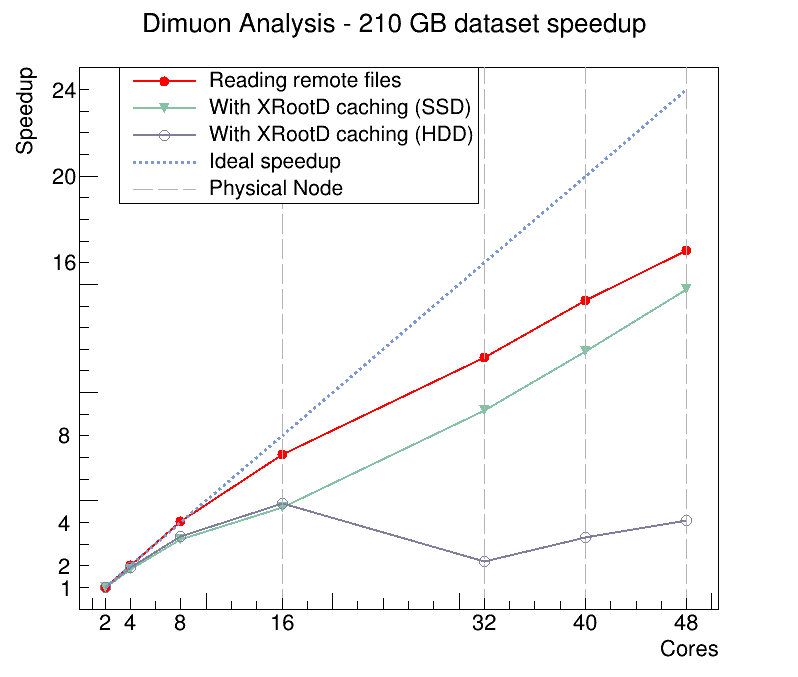

Write Python code to recreate this figure.
import ROOT
import numpy as np
import pandas as pd
import math

# Benchmark: dimuon analysis tutorial, reading 100 replicas of the dataset

# Cores used in the benchmark
# 2,4,8,16 are in a single node
# 32, 40, 48 cores are spanning 2,3,4 nodes respectively

cores = [2, 4, 8, 16, 32, 40, 48]
idealspeedup = [ core / cores[0] for core in cores]

# Best times with XRootD proxies on all `sg` machines
# caching on /local/scratch/ssd/vpadulano

xrdssdtimes = [4073.3, 2193.15, 1264.17, 869.67, 444.22, 342.15, 276.2]
xrdssdspeedup = [ 1. / (time / xrdssdtimes[0]) for time in xrdssdtimes ]

# Best times with XRootD proxies on all `sg` machines
# caching on /htda/cache/vpadulan

xrdhddtimes = [4133.3, 2136.8, 1225.11, 849.08, 1864.79, 1252.24, 1013.45]
xrdhddspeedup = [ 1. / (time / xrdhddtimes[0]) for time in xrdhddtimes ]

# Best times reading files from EOS

eostimes = [6980.98, 3429.12, 1729.7, 974.62, 601.53, 490.11, 422.02]
eosspeedup = [ 1. / (time / eostimes[0]) for time in eostimes ]

c = ROOT.TCanvas("","",0,0,800,800)

numpoints = 7

eosgraph = ROOT.TGraph(numpoints)
for i in range(numpoints):
    eosgraph.SetPoint(i, cores[i], eosspeedup[i])

eosgraph.GetXaxis().SetLabelSize(0)
eosgraph.GetXaxis().SetTickLength(0.03)
eosgraph.GetYaxis().SetLabelSize(0)
eosgraph.GetYaxis().SetTickLength(0.03)
eosgraph.SetMarkerColor(ROOT.kRed)
eosgraph.SetMarkerStyle(20)
eosgraph.SetMarkerSize(1.2)
eosgraph.SetLineColorAlpha(ROOT.kRed,1)
eosgraph.SetLineWidth(2)
eosgraph.SetTitle("Dimuon Analysis - 210 GB dataset speedup ")
eosgraph.GetXaxis().SetTitle("Cores")
eosgraph.GetYaxis().SetTitle("Speedup")
eosgraph.GetYaxis().SetTitleOffset(1.2)
eosgraph.Draw("APL")

eosgraph.GetXaxis().SetRangeUser(0,50)
eosgraph.GetYaxis().SetRangeUser(0,25)

ymin = eosgraph.GetHistogram().GetMinimum()
ymax = eosgraph.GetHistogram().GetMaximum()
dy = ymax - ymin


xrdgraph = ROOT.TGraph(numpoints)
for i in range(numpoints): # only start plotting from 16 cores
    xrdgraph.SetPoint(i, cores[i], xrdssdspeedup[i])

xrdgraph.SetMarkerColor(30)
xrdgraph.SetMarkerStyle(23)
xrdgraph.SetMarkerSize(1.2)
xrdgraph.SetLineColorAlpha(30,1)
xrdgraph.SetLineWidth(2)
# xrdgraph.SetLineStyle(2)
xrdgraph.Draw("PL SAME")

xlabels = []
xticks = []
ylabels = []
yticks = []
separators = []

xrdhddgraph = ROOT.TGraph(numpoints)
for i in range(numpoints): # only start plotting from 16 cores
    xrdhddgraph.SetPoint(i, cores[i], xrdhddspeedup[i])

xrdhddgraph.SetMarkerColor(39)
xrdhddgraph.SetMarkerStyle(24)
xrdhddgraph.SetMarkerSize(1.2)
xrdhddgraph.SetLineColorAlpha(39,1)
xrdhddgraph.SetLineWidth(2)
# xrdgraph.SetLineStyle(2)
xrdhddgraph.Draw("PL SAME")

# Draw custom X axis points aligned with x values of TGraph287.28
for i in range(numpoints):
    x = eosgraph.GetPointX(i)
    t = ROOT.TLatex(x, ymin - 0.04 * dy, str(int(x)))
    t.SetTextSize(0.035)
    t.SetTextFont(42)
    t.SetTextAlign(21)
    t.Draw()
    xlabels.append(t)
    l = ROOT.TLine(x, ymin, x,ymin+0.02*dy)
    # Draw lines to separate node boundaries
    if i >= 3:
        sepline = ROOT.TLine(x, ymin, x,25)
        sepline.SetLineColorAlpha(16,0.3)
        sepline.SetLineStyle(9)
        sepline.SetLineWidth(1)
        sepline.Draw("SAME")
        separators.append(sepline)
    l.Draw()
    xticks.append(l)

graphlin = ROOT.TGraph()
for i in range(7):
    graphlin.SetPoint(i, cores[i], idealspeedup[i])
graphlin.SetLineStyle(2)
graphlin.SetLineColor(38)
graphlin.SetLineWidth(3)
graphlin.Draw("SAME")

# Draw custom Y axis points aligned with y values of TGraph
for i in range(numpoints):
    y = graphlin.GetPointY(i)
    t = ROOT.TLatex(-1.2, y, str(int(y)))
    t.SetTextSize(0.035)
    t.SetTextFont(42)
    t.SetTextAlign(22)
    t.Draw()
    ylabels.append(t)
    l = ROOT.TLine(y, ymin, y,ymin+0.02*dy)
    l.Draw()
    yticks.append(l)

legend = ROOT.TLegend(0.15,0.7,0.6,0.9)
legend.AddEntry(eosgraph, "Reading remote files")
legend.AddEntry(xrdgraph, "With XRootD caching (SSD)")
legend.AddEntry(xrdhddgraph, "With XRootD caching (HDD)")
legend.AddEntry(graphlin, "Ideal speedup", "L")
legend.AddEntry(separators[0], "Physical Node", "L")

legend.Draw()

c.Draw()
c.SaveAs("speedup_eos_ssd_hdd.png")
